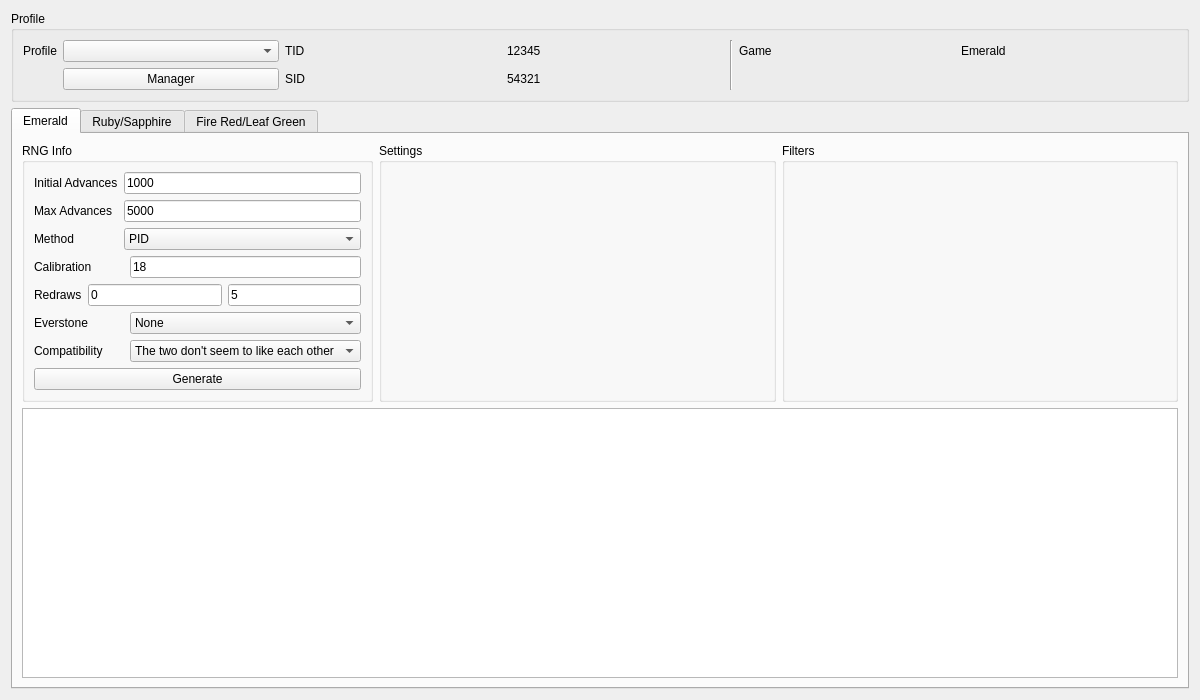
<?xml version="1.0" encoding="UTF-8"?>
<ui version="4.0">
 <class>Eggs3</class>
 <widget class="QWidget" name="Eggs3">
  <property name="geometry">
   <rect>
    <x>0</x>
    <y>0</y>
    <width>1200</width>
    <height>700</height>
   </rect>
  </property>
  <property name="minimumSize">
   <size>
    <width>1200</width>
    <height>700</height>
   </size>
  </property>
  <property name="windowTitle">
   <string>Gen 3 Eggs</string>
  </property>
  <layout class="QGridLayout" name="gridLayout">
   <item row="0" column="0">
    <widget class="QGroupBox" name="groupBoxProfile">
     <property name="title">
      <string>Profile</string>
     </property>
     <layout class="QGridLayout" name="gridLayout_13">
      <item row="1" column="3">
       <widget class="QLabel" name="labelProfileSIDValue">
        <property name="text">
         <string notr="true">54321</string>
        </property>
       </widget>
      </item>
      <item row="0" column="3">
       <widget class="QLabel" name="labelProfileTIDValue">
        <property name="text">
         <string notr="true">12345</string>
        </property>
       </widget>
      </item>
      <item row="0" column="4" rowspan="2">
       <widget class="Line" name="line">
        <property name="orientation">
         <enum>Qt::Vertical</enum>
        </property>
       </widget>
      </item>
      <item row="0" column="6">
       <widget class="QLabel" name="labelProfileGameValue">
        <property name="text">
         <string>Emerald</string>
        </property>
       </widget>
      </item>
      <item row="0" column="5">
       <widget class="QLabel" name="labelProfileGame">
        <property name="text">
         <string>Game</string>
        </property>
       </widget>
      </item>
      <item row="1" column="2">
       <widget class="QLabel" name="labelProfileSID">
        <property name="text">
         <string>SID</string>
        </property>
       </widget>
      </item>
      <item row="1" column="1">
       <widget class="QPushButton" name="pushButtonProfileManager">
        <property name="text">
         <string>Manager</string>
        </property>
       </widget>
      </item>
      <item row="0" column="0">
       <widget class="QLabel" name="labelProfile">
        <property name="sizePolicy">
         <sizepolicy hsizetype="Fixed" vsizetype="Preferred">
          <horstretch>0</horstretch>
          <verstretch>0</verstretch>
         </sizepolicy>
        </property>
        <property name="text">
         <string>Profile</string>
        </property>
       </widget>
      </item>
      <item row="0" column="1">
       <widget class="QComboBox" name="comboBoxProfiles"/>
      </item>
      <item row="0" column="2">
       <widget class="QLabel" name="labelProfileTID">
        <property name="text">
         <string>TID</string>
        </property>
       </widget>
      </item>
     </layout>
    </widget>
   </item>
   <item row="1" column="0">
    <widget class="QTabWidget" name="tabEggSelection">
     <widget class="QWidget" name="tabEmerald">
      <attribute name="title">
       <string>Emerald</string>
      </attribute>
      <layout class="QGridLayout" name="gridLayout_17">
       <item row="0" column="0">
        <widget class="QGroupBox" name="groupBoxEmeraldRNGInfo">
         <property name="sizePolicy">
          <sizepolicy hsizetype="Preferred" vsizetype="Preferred">
           <horstretch>1</horstretch>
           <verstretch>0</verstretch>
          </sizepolicy>
         </property>
         <property name="title">
          <string>RNG Info</string>
         </property>
         <layout class="QGridLayout" name="gridLayout_2">
          <item row="0" column="1" colspan="2">
           <widget class="TextBox" name="textBoxEmeraldInitialAdvances">
            <property name="text">
             <string notr="true">1000</string>
            </property>
           </widget>
          </item>
          <item row="6" column="0" colspan="2">
           <widget class="QLabel" name="labelEmeraldCompatibility">
            <property name="sizePolicy">
             <sizepolicy hsizetype="Fixed" vsizetype="Preferred">
              <horstretch>0</horstretch>
              <verstretch>0</verstretch>
             </sizepolicy>
            </property>
            <property name="text">
             <string>Compatibility</string>
            </property>
           </widget>
          </item>
          <item row="3" column="2">
           <widget class="TextBox" name="textBoxCalibration">
            <property name="text">
             <string notr="true">18</string>
            </property>
           </widget>
          </item>
          <item row="6" column="2">
           <widget class="ComboBox" name="comboBoxEmeraldCompatibility">
            <item>
             <property name="text">
              <string>The two don't seem to like each other</string>
             </property>
            </item>
            <item>
             <property name="text">
              <string>The two seem to get along</string>
             </property>
            </item>
            <item>
             <property name="text">
              <string>The two seem to get along very well</string>
             </property>
            </item>
           </widget>
          </item>
          <item row="2" column="0">
           <widget class="QLabel" name="labelEmeraldMethod">
            <property name="sizePolicy">
             <sizepolicy hsizetype="Fixed" vsizetype="Preferred">
              <horstretch>0</horstretch>
              <verstretch>0</verstretch>
             </sizepolicy>
            </property>
            <property name="text">
             <string>Method</string>
            </property>
           </widget>
          </item>
          <item row="2" column="1" colspan="2">
           <widget class="ComboBox" name="comboBoxEmeraldMethod">
            <item>
             <property name="text">
              <string>PID</string>
             </property>
            </item>
            <item>
             <property name="text">
              <string>Normal</string>
             </property>
            </item>
            <item>
             <property name="text">
              <string>Split</string>
             </property>
            </item>
            <item>
             <property name="text">
              <string>Alternate</string>
             </property>
            </item>
           </widget>
          </item>
          <item row="0" column="0">
           <widget class="QLabel" name="labelEmeraldInitialAdvances">
            <property name="sizePolicy">
             <sizepolicy hsizetype="Fixed" vsizetype="Preferred">
              <horstretch>0</horstretch>
              <verstretch>0</verstretch>
             </sizepolicy>
            </property>
            <property name="text">
             <string>Initial Advances</string>
            </property>
           </widget>
          </item>
          <item row="5" column="0">
           <widget class="QLabel" name="labelEmeraldEverstone">
            <property name="sizePolicy">
             <sizepolicy hsizetype="Fixed" vsizetype="Preferred">
              <horstretch>0</horstretch>
              <verstretch>0</verstretch>
             </sizepolicy>
            </property>
            <property name="text">
             <string>Everstone</string>
            </property>
           </widget>
          </item>
          <item row="1" column="0">
           <widget class="QLabel" name="labelEmeraldMaxAdvances">
            <property name="sizePolicy">
             <sizepolicy hsizetype="Fixed" vsizetype="Preferred">
              <horstretch>0</horstretch>
              <verstretch>0</verstretch>
             </sizepolicy>
            </property>
            <property name="text">
             <string>Max Advances</string>
            </property>
           </widget>
          </item>
          <item row="1" column="1" colspan="2">
           <widget class="TextBox" name="textBoxEmeraldMaxAdvances">
            <property name="text">
             <string notr="true">5000</string>
            </property>
           </widget>
          </item>
          <item row="3" column="0">
           <widget class="QLabel" name="labelEmeraldCalibration">
            <property name="sizePolicy">
             <sizepolicy hsizetype="Fixed" vsizetype="Preferred">
              <horstretch>0</horstretch>
              <verstretch>0</verstretch>
             </sizepolicy>
            </property>
            <property name="text">
             <string>Calibration</string>
            </property>
           </widget>
          </item>
          <item row="7" column="0" colspan="3">
           <widget class="QPushButton" name="pushButtonEmeraldGenerate">
            <property name="text">
             <string>Generate</string>
            </property>
           </widget>
          </item>
          <item row="4" column="0" colspan="3">
           <layout class="QHBoxLayout" name="horizontalLayout">
            <item>
             <widget class="QLabel" name="labelEmeraldRedraws">
              <property name="sizePolicy">
               <sizepolicy hsizetype="Fixed" vsizetype="Preferred">
                <horstretch>0</horstretch>
                <verstretch>0</verstretch>
               </sizepolicy>
              </property>
              <property name="text">
               <string>Redraws</string>
              </property>
             </widget>
            </item>
            <item>
             <widget class="TextBox" name="textBoxMinRedraws">
              <property name="text">
               <string notr="true">0</string>
              </property>
             </widget>
            </item>
            <item>
             <widget class="TextBox" name="textBoxMaxRedraws">
              <property name="text">
               <string notr="true">5</string>
              </property>
             </widget>
            </item>
           </layout>
          </item>
          <item row="5" column="2">
           <widget class="QComboBox" name="comboBoxEverstone">
            <item>
             <property name="text">
              <string>None</string>
             </property>
            </item>
           </widget>
          </item>
         </layout>
        </widget>
       </item>
       <item row="0" column="1">
        <widget class="QGroupBox" name="groupBoxEmeraldSettings">
         <property name="sizePolicy">
          <sizepolicy hsizetype="Preferred" vsizetype="Preferred">
           <horstretch>2</horstretch>
           <verstretch>0</verstretch>
          </sizepolicy>
         </property>
         <property name="title">
          <string>Settings</string>
         </property>
         <layout class="QGridLayout" name="gridLayout_5">
          <item row="0" column="0">
           <widget class="EggSettings" name="eggSettingsEmerald" native="true"/>
          </item>
         </layout>
        </widget>
       </item>
       <item row="0" column="2">
        <widget class="QGroupBox" name="groupBoxEmeraldFilters">
         <property name="sizePolicy">
          <sizepolicy hsizetype="Preferred" vsizetype="Preferred">
           <horstretch>2</horstretch>
           <verstretch>0</verstretch>
          </sizepolicy>
         </property>
         <property name="title">
          <string>Filters</string>
         </property>
         <layout class="QGridLayout" name="gridLayout_4">
          <item row="0" column="0">
           <widget class="Filter" name="filterEmerald" native="true"/>
          </item>
         </layout>
        </widget>
       </item>
       <item row="1" column="0" colspan="3">
        <widget class="TableView" name="tableViewEmerald">
         <property name="sizePolicy">
          <sizepolicy hsizetype="Expanding" vsizetype="Expanding">
           <horstretch>1</horstretch>
           <verstretch>0</verstretch>
          </sizepolicy>
         </property>
         <property name="contextMenuPolicy">
          <enum>Qt::CustomContextMenu</enum>
         </property>
         <attribute name="verticalHeaderVisible">
          <bool>false</bool>
         </attribute>
        </widget>
       </item>
      </layout>
     </widget>
     <widget class="QWidget" name="tabRS">
      <attribute name="title">
       <string>Ruby/Sapphire</string>
      </attribute>
      <layout class="QGridLayout" name="gridLayout_15">
       <item row="0" column="0">
        <widget class="QGroupBox" name="groupBoxRSRNGInfo">
         <property name="sizePolicy">
          <sizepolicy hsizetype="Preferred" vsizetype="Preferred">
           <horstretch>1</horstretch>
           <verstretch>0</verstretch>
          </sizepolicy>
         </property>
         <property name="title">
          <string>RNG Info</string>
         </property>
         <layout class="QGridLayout" name="gridLayout_11">
          <item row="0" column="0" colspan="2">
           <layout class="QGridLayout" name="gridLayout_6">
            <item row="0" column="0">
             <widget class="QLabel" name="labelRSSeed">
              <property name="sizePolicy">
               <sizepolicy hsizetype="Fixed" vsizetype="Preferred">
                <horstretch>0</horstretch>
                <verstretch>0</verstretch>
               </sizepolicy>
              </property>
              <property name="text">
               <string>Seed (Held / Pickup)</string>
              </property>
             </widget>
            </item>
            <item row="0" column="1">
             <widget class="TextBox" name="textBoxRSSeedHeld">
              <property name="text">
               <string notr="true">5A0</string>
              </property>
             </widget>
            </item>
            <item row="0" column="2">
             <widget class="TextBox" name="textBoxRSSeedPickup">
              <property name="text">
               <string notr="true">5A0</string>
              </property>
             </widget>
            </item>
            <item row="1" column="0">
             <widget class="QLabel" name="labelRSAdvanceHeld">
              <property name="sizePolicy">
               <sizepolicy hsizetype="Fixed" vsizetype="Preferred">
                <horstretch>0</horstretch>
                <verstretch>0</verstretch>
               </sizepolicy>
              </property>
              <property name="text">
               <string>Held Advances</string>
              </property>
             </widget>
            </item>
            <item row="1" column="1">
             <widget class="TextBox" name="textBoxRSInitialAdvancesHeld">
              <property name="text">
               <string notr="true">1000</string>
              </property>
             </widget>
            </item>
            <item row="1" column="2">
             <widget class="TextBox" name="textBoxRSMaxAdvancesHeld">
              <property name="text">
               <string notr="true">5000</string>
              </property>
             </widget>
            </item>
            <item row="2" column="0">
             <widget class="QLabel" name="labelRSPickupAdvance">
              <property name="sizePolicy">
               <sizepolicy hsizetype="Fixed" vsizetype="Preferred">
                <horstretch>0</horstretch>
                <verstretch>0</verstretch>
               </sizepolicy>
              </property>
              <property name="text">
               <string>Pickup Advances</string>
              </property>
             </widget>
            </item>
            <item row="2" column="1">
             <widget class="TextBox" name="textBoxRSInitialAdvancesPickup">
              <property name="text">
               <string notr="true">1000</string>
              </property>
             </widget>
            </item>
            <item row="2" column="2">
             <widget class="TextBox" name="textBoxRSMaxAdvancesPickup">
              <property name="text">
               <string notr="true">5000</string>
              </property>
             </widget>
            </item>
           </layout>
          </item>
          <item row="1" column="0">
           <widget class="QLabel" name="labelRSMethod">
            <property name="sizePolicy">
             <sizepolicy hsizetype="Fixed" vsizetype="Preferred">
              <horstretch>0</horstretch>
              <verstretch>0</verstretch>
             </sizepolicy>
            </property>
            <property name="text">
             <string>Method</string>
            </property>
           </widget>
          </item>
          <item row="1" column="1">
           <widget class="ComboBox" name="comboBoxRSMethod">
            <item>
             <property name="text">
              <string>Normal</string>
             </property>
            </item>
            <item>
             <property name="text">
              <string>Split</string>
             </property>
            </item>
            <item>
             <property name="text">
              <string>Alternate</string>
             </property>
            </item>
           </widget>
          </item>
          <item row="2" column="0">
           <widget class="QLabel" name="labelRSCompatibility">
            <property name="sizePolicy">
             <sizepolicy hsizetype="Fixed" vsizetype="Preferred">
              <horstretch>0</horstretch>
              <verstretch>0</verstretch>
             </sizepolicy>
            </property>
            <property name="text">
             <string>Compatibility</string>
            </property>
           </widget>
          </item>
          <item row="2" column="1">
           <widget class="ComboBox" name="comboBoxRSCompatibility">
            <item>
             <property name="text">
              <string>The two don't seem to like each other</string>
             </property>
            </item>
            <item>
             <property name="text">
              <string>The two seem to get along</string>
             </property>
            </item>
            <item>
             <property name="text">
              <string>The two seem to get along very well</string>
             </property>
            </item>
           </widget>
          </item>
          <item row="3" column="0" colspan="2">
           <widget class="QPushButton" name="pushButtonRSGenerate">
            <property name="text">
             <string>Generate</string>
            </property>
           </widget>
          </item>
         </layout>
        </widget>
       </item>
       <item row="0" column="1">
        <widget class="QGroupBox" name="groupBoxRSSettings">
         <property name="sizePolicy">
          <sizepolicy hsizetype="Preferred" vsizetype="Preferred">
           <horstretch>2</horstretch>
           <verstretch>0</verstretch>
          </sizepolicy>
         </property>
         <property name="title">
          <string>Settings</string>
         </property>
         <layout class="QGridLayout" name="gridLayout_7">
          <item row="0" column="0">
           <widget class="EggSettings" name="eggSettingsRS" native="true"/>
          </item>
         </layout>
        </widget>
       </item>
       <item row="0" column="2">
        <widget class="QGroupBox" name="groupBoxFiltersRS">
         <property name="sizePolicy">
          <sizepolicy hsizetype="Preferred" vsizetype="Preferred">
           <horstretch>2</horstretch>
           <verstretch>0</verstretch>
          </sizepolicy>
         </property>
         <property name="title">
          <string>Filters</string>
         </property>
         <layout class="QGridLayout" name="gridLayout_3">
          <item row="0" column="0" rowspan="3" colspan="2">
           <widget class="Filter" name="filterRS" native="true"/>
          </item>
         </layout>
        </widget>
       </item>
       <item row="1" column="0" colspan="3">
        <widget class="TableView" name="tableViewRS">
         <property name="contextMenuPolicy">
          <enum>Qt::CustomContextMenu</enum>
         </property>
         <attribute name="verticalHeaderVisible">
          <bool>false</bool>
         </attribute>
        </widget>
       </item>
      </layout>
     </widget>
     <widget class="QWidget" name="tabFRLG">
      <attribute name="title">
       <string>Fire Red/Leaf Green</string>
      </attribute>
      <layout class="QGridLayout" name="gridLayout_16">
       <item row="0" column="0">
        <widget class="QGroupBox" name="groupBoxFRLGRNGInfo">
         <property name="sizePolicy">
          <sizepolicy hsizetype="Preferred" vsizetype="Preferred">
           <horstretch>1</horstretch>
           <verstretch>0</verstretch>
          </sizepolicy>
         </property>
         <property name="title">
          <string>RNG Info</string>
         </property>
         <layout class="QGridLayout" name="gridLayout_12">
          <item row="0" column="0" colspan="2">
           <layout class="QGridLayout" name="gridLayout_8">
            <item row="0" column="0">
             <widget class="QLabel" name="labelFRLGSeed">
              <property name="sizePolicy">
               <sizepolicy hsizetype="Fixed" vsizetype="Preferred">
                <horstretch>0</horstretch>
                <verstretch>0</verstretch>
               </sizepolicy>
              </property>
              <property name="text">
               <string>Seed (Held / Pickup)</string>
              </property>
             </widget>
            </item>
            <item row="0" column="1">
             <widget class="TextBox" name="textBoxFRLGSeedHeld"/>
            </item>
            <item row="0" column="2">
             <widget class="TextBox" name="textBoxFRLGSeedPickup"/>
            </item>
            <item row="1" column="0">
             <widget class="QLabel" name="labelFRLGAdvanceHeld">
              <property name="sizePolicy">
               <sizepolicy hsizetype="Fixed" vsizetype="Preferred">
                <horstretch>0</horstretch>
                <verstretch>0</verstretch>
               </sizepolicy>
              </property>
              <property name="text">
               <string>Held Advances</string>
              </property>
             </widget>
            </item>
            <item row="1" column="1">
             <widget class="TextBox" name="textBoxFRLGInitialAdvancesHeld">
              <property name="text">
               <string notr="true">1000</string>
              </property>
             </widget>
            </item>
            <item row="1" column="2">
             <widget class="TextBox" name="textBoxFRLGMaxAdvancesHeld">
              <property name="text">
               <string notr="true">5000</string>
              </property>
             </widget>
            </item>
            <item row="2" column="0">
             <widget class="QLabel" name="labelFRLGPickupAdvance">
              <property name="sizePolicy">
               <sizepolicy hsizetype="Fixed" vsizetype="Preferred">
                <horstretch>0</horstretch>
                <verstretch>0</verstretch>
               </sizepolicy>
              </property>
              <property name="text">
               <string>Pickup Advances</string>
              </property>
             </widget>
            </item>
            <item row="2" column="1">
             <widget class="TextBox" name="textBoxFRLGInitialAdvancesPickup">
              <property name="text">
               <string notr="true">1000</string>
              </property>
             </widget>
            </item>
            <item row="2" column="2">
             <widget class="TextBox" name="textBoxFRLGMaxAdvancesPickup">
              <property name="text">
               <string notr="true">5000</string>
              </property>
             </widget>
            </item>
           </layout>
          </item>
          <item row="1" column="0">
           <widget class="QLabel" name="labelFRLGMethod">
            <property name="sizePolicy">
             <sizepolicy hsizetype="Fixed" vsizetype="Preferred">
              <horstretch>0</horstretch>
              <verstretch>0</verstretch>
             </sizepolicy>
            </property>
            <property name="text">
             <string>Method</string>
            </property>
           </widget>
          </item>
          <item row="1" column="1">
           <widget class="ComboBox" name="comboBoxFRLGMethod">
            <item>
             <property name="text">
              <string>Normal</string>
             </property>
            </item>
            <item>
             <property name="text">
              <string>Split</string>
             </property>
            </item>
            <item>
             <property name="text">
              <string>Alternate</string>
             </property>
            </item>
           </widget>
          </item>
          <item row="2" column="0">
           <widget class="QLabel" name="labelFRLGCompatibility">
            <property name="sizePolicy">
             <sizepolicy hsizetype="Fixed" vsizetype="Preferred">
              <horstretch>0</horstretch>
              <verstretch>0</verstretch>
             </sizepolicy>
            </property>
            <property name="text">
             <string>Compatibility</string>
            </property>
           </widget>
          </item>
          <item row="2" column="1">
           <widget class="ComboBox" name="comboBoxFRLGCompatibility">
            <item>
             <property name="text">
              <string>The two don't seem to like each other</string>
             </property>
            </item>
            <item>
             <property name="text">
              <string>The two seem to get along</string>
             </property>
            </item>
            <item>
             <property name="text">
              <string>The two seem to get along very well</string>
             </property>
            </item>
           </widget>
          </item>
          <item row="3" column="0" colspan="2">
           <widget class="QPushButton" name="pushButtonFRLGGenerate">
            <property name="text">
             <string>Generate</string>
            </property>
           </widget>
          </item>
         </layout>
        </widget>
       </item>
       <item row="0" column="1">
        <widget class="QGroupBox" name="groupBoxFRLGSettings">
         <property name="sizePolicy">
          <sizepolicy hsizetype="Preferred" vsizetype="Preferred">
           <horstretch>2</horstretch>
           <verstretch>0</verstretch>
          </sizepolicy>
         </property>
         <property name="title">
          <string>Settings</string>
         </property>
         <layout class="QGridLayout" name="gridLayout_9">
          <item row="0" column="0">
           <widget class="EggSettings" name="eggSettingsFRLG" native="true"/>
          </item>
         </layout>
        </widget>
       </item>
       <item row="0" column="2">
        <widget class="QGroupBox" name="groupBoxFRLGFilter">
         <property name="sizePolicy">
          <sizepolicy hsizetype="Preferred" vsizetype="Preferred">
           <horstretch>2</horstretch>
           <verstretch>0</verstretch>
          </sizepolicy>
         </property>
         <property name="title">
          <string>Filters</string>
         </property>
         <layout class="QGridLayout" name="gridLayout_10">
          <item row="0" column="0" rowspan="3" colspan="2">
           <widget class="Filter" name="filterFRLG" native="true"/>
          </item>
         </layout>
        </widget>
       </item>
       <item row="1" column="0" colspan="3">
        <widget class="TableView" name="tableViewFRLG">
         <property name="contextMenuPolicy">
          <enum>Qt::CustomContextMenu</enum>
         </property>
         <attribute name="verticalHeaderVisible">
          <bool>false</bool>
         </attribute>
        </widget>
       </item>
      </layout>
     </widget>
    </widget>
   </item>
  </layout>
 </widget>
 <customwidgets>
  <customwidget>
   <class>TextBox</class>
   <extends>QLineEdit</extends>
   <header>Forms/Controls/TextBox.hpp</header>
  </customwidget>
  <customwidget>
   <class>ComboBox</class>
   <extends>QComboBox</extends>
   <header>Forms/Controls/ComboBox.hpp</header>
  </customwidget>
  <customwidget>
   <class>TableView</class>
   <extends>QTableView</extends>
   <header>Forms/Controls/TableView.hpp</header>
  </customwidget>
  <customwidget>
   <class>Filter</class>
   <extends>QWidget</extends>
   <header>Forms/Controls/Filter.hpp</header>
   <container>1</container>
  </customwidget>
  <customwidget>
   <class>EggSettings</class>
   <extends>QWidget</extends>
   <header>Forms/Controls/EggSettings.hpp</header>
   <container>1</container>
  </customwidget>
 </customwidgets>
 <tabstops>
  <tabstop>comboBoxProfiles</tabstop>
  <tabstop>pushButtonProfileManager</tabstop>
  <tabstop>tabEggSelection</tabstop>
  <tabstop>textBoxEmeraldInitialAdvances</tabstop>
  <tabstop>textBoxEmeraldMaxAdvances</tabstop>
  <tabstop>comboBoxEmeraldMethod</tabstop>
  <tabstop>textBoxCalibration</tabstop>
  <tabstop>textBoxMinRedraws</tabstop>
  <tabstop>textBoxMaxRedraws</tabstop>
  <tabstop>comboBoxEverstone</tabstop>
  <tabstop>comboBoxEmeraldCompatibility</tabstop>
  <tabstop>pushButtonEmeraldGenerate</tabstop>
  <tabstop>tableViewEmerald</tabstop>
  <tabstop>textBoxRSSeedHeld</tabstop>
  <tabstop>textBoxRSSeedPickup</tabstop>
  <tabstop>textBoxRSInitialAdvancesHeld</tabstop>
  <tabstop>textBoxRSMaxAdvancesHeld</tabstop>
  <tabstop>textBoxRSInitialAdvancesPickup</tabstop>
  <tabstop>textBoxRSMaxAdvancesPickup</tabstop>
  <tabstop>comboBoxRSMethod</tabstop>
  <tabstop>comboBoxRSCompatibility</tabstop>
  <tabstop>pushButtonRSGenerate</tabstop>
  <tabstop>tableViewRS</tabstop>
  <tabstop>textBoxFRLGSeedHeld</tabstop>
  <tabstop>textBoxFRLGSeedPickup</tabstop>
  <tabstop>textBoxFRLGInitialAdvancesHeld</tabstop>
  <tabstop>textBoxFRLGMaxAdvancesHeld</tabstop>
  <tabstop>textBoxFRLGInitialAdvancesPickup</tabstop>
  <tabstop>textBoxFRLGMaxAdvancesPickup</tabstop>
  <tabstop>comboBoxFRLGMethod</tabstop>
  <tabstop>comboBoxFRLGCompatibility</tabstop>
  <tabstop>pushButtonFRLGGenerate</tabstop>
  <tabstop>tableViewFRLG</tabstop>
 </tabstops>
 <resources/>
 <connections/>
 <slots>
  <slot>emeraldAnyAbility()</slot>
 </slots>
</ui>
